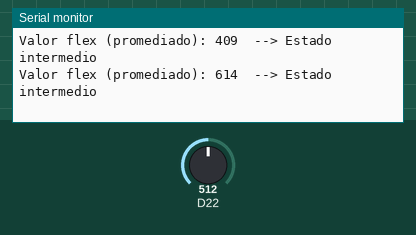
Recording of a sketch running on a simulated Arduino Zero (SAMD21). Shown: the last lines printed to the serial monitor. Inputs (shaded band) come from the test bench; at power-on: D22 = 512 (analog values on the 0–1023 scale).

Above: at 1.3 s.
1.4 s: D22 set to 716
At 1.9 s:
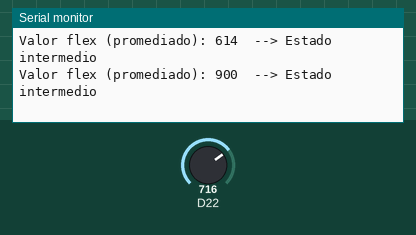
2.9 s: D22 set to 900
At 3.4 s:
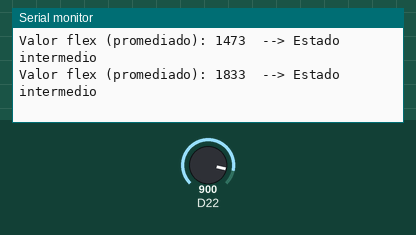
Timing chart, 0 to 5.9 s (numbered marks = the images above; inputs shaded):
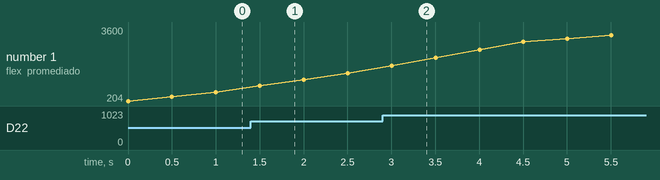

The sketch:

prueba_sensor.ino
```cpp
//Codigo de prueba del sensor
#define FLEX_PIN 8  // IO8 (P4)
const int numReadings = 10;
int readings[numReadings];    // Almacén de lecturas
int indice = 0;
int total = 0;
int average = 0;
// Umbrales ajustables para detección
const int dobladoThreshold = 4095;  // se cambia dependiendo del sensor
const int rectoThreshold   = 0;

void setup() {
  Serial.begin(115200);
  analogReadResolution(12); // Rango de 0 a 4095
  for (int i = 0; i < numReadings; i++) {
    readings[i] = 0;
  }
}

void loop() {
  total -= readings[indice];
  readings[indice] = analogRead(FLEX_PIN);
  total += readings[indice];
  indice = (indice + 1) % numReadings;
  average = total / numReadings;
  // Mostrar valor suavizado
  Serial.print("Valor flex (promediado): ");
  Serial.print(average);

  // Lógica de estado
  if (average > dobladoThreshold) {
    Serial.println("  --> Sensor DOBLADO");
  } else if (average < rectoThreshold) {
    Serial.println("  --> Sensor RECTO");
  } else {
    Serial.println("  --> Estado intermedio");
  }
  delay(500);
}
```

Measured:
- after the input at 1.4 s, the serial monitor: prints a new line after 0.10 s (image 1)
- after the input at 2.9 s, the serial monitor: prints a new line after 0.10 s (image 2)
- plotted number 1: 614 → 1473 after the input at 1.4 s, 1473 → 3600 after the input at 2.9 s
